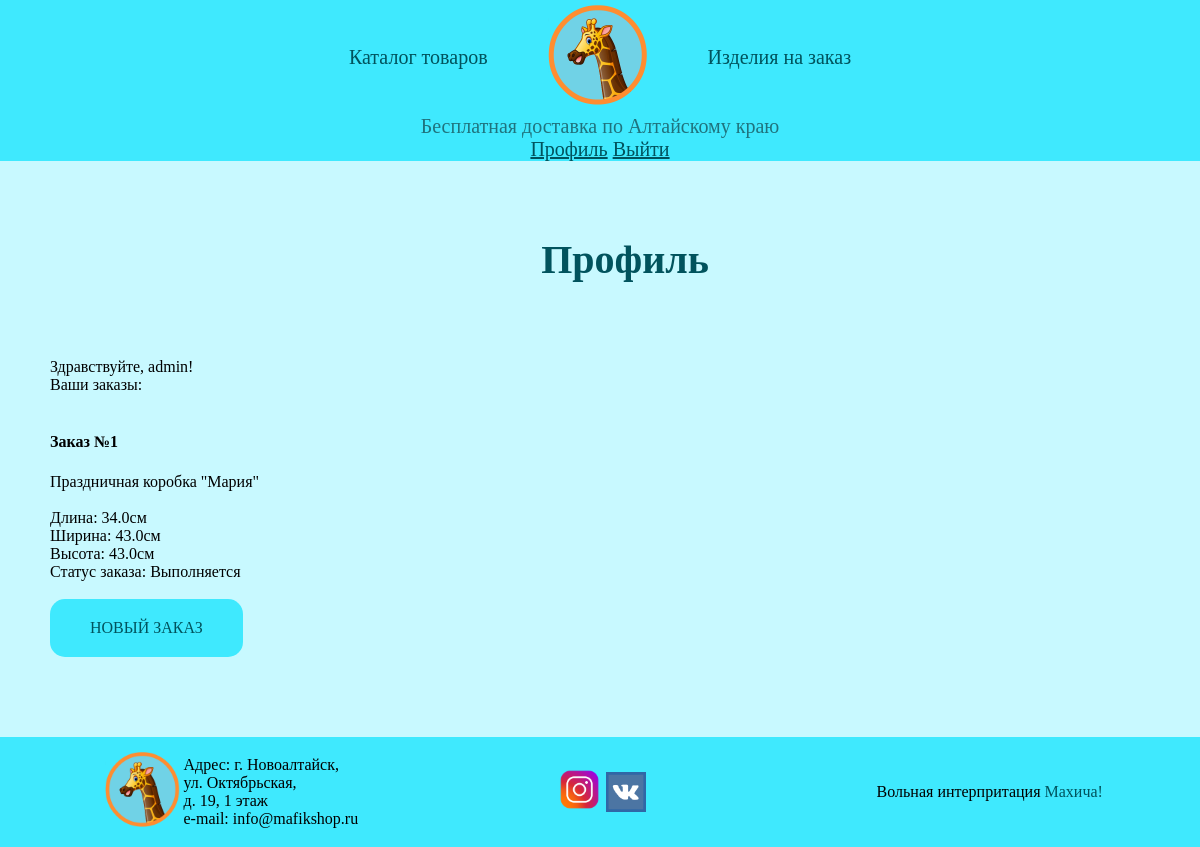
The page /girafic_app/profile/ (signed in) on the database its author committed.
### girafic_app/models.py (models this page shows, shortened)
class Order(models.Model):
    user = models.ForeignKey(User, on_delete=models.SET_NULL, verbose_name='Пользователь', null=True, related_name='order')
    ready = models.BooleanField(verbose_name='выполнен', default=False, blank=True)
    def __str__(self):
        return 'Заказ №'+str(self.id)
    class Meta:
        verbose_name = 'Заказ'
        verbose_name_plural = 'Заказы'

class BoxOrder(models.Model):
    order = models.OneToOneField(Order, on_delete=models.SET_NULL, verbose_name='Заказ', related_name='order_with_box', null=True)
    lenght = models.FloatField(verbose_name='Длина, см', blank=True)
    width = models.FloatField(verbose_name='Ширина, см', blank=True)
    height = models.FloatField(verbose_name='Высота, см', blank=True)
    name = models.CharField(verbose_name='Название', max_length=30, blank=True, null=True)
    class Meta:
        verbose_name = 'Заказ коробок'
        verbose_name_plural = 'Заказы коробок'

### girafic_app/views.py (the view)
# urls.py: path('profile/', views.profile, name='profile')
@login_required(login_url='login')
def profile(request):
    user = request.user
    orders = user.order.all()
    return render(request, 'profile.html', {'user': user, 'orders': orders})

### templates/profile.html (shortened to what this page needs)
{% extends 'base.html' %}
{% load static %}
{% block body_block %}
    <main style="margin-left: 50px">
        <h2 align="center">Профиль</h2>
        Здравствуйте, {{ user }}!<br>
        {% if orders %}
            Ваши заказы:<br><br>
            {% for order in orders %}
                <h4>{{ order }}</h4>
                    {% if order.order_with_box %}
                        {% if order.order_with_box.name %}
                            {{ order.order_with_box.name }}<br><br>
                        {% endif %}
                            <div>
                                Длина: {{ order.order_with_box.lenght }}см<br>
                                Ширина: {{ order.order_with_box.width }}см<br>
                                Высота: {{ order.order_with_box.height }}см<br>
                            </div>
                    {% endif %}
                Статус заказа: {% if order.ready %} Выполнен {% else %} Выполняется {% endif %}
            {% endfor %}
            <br><br><a class="button" href="{% url 'form' %}">Новый заказ</a>
        {% else %}
            У вас еще нет заказов<br><br>
            <a class="button" href="{% url 'form' %}">Сделать первый заказ</a>
        {% endif %}
    </main>
{% endblock %}

### static/css/style.css (style rules this page uses)
body { background-color: #c8f9ff; font-family: Century Gothic; width: 1200px; margin: 0 auto; }
.button { display: inline-block; background-color: #3fe9fe; border-radius: 15px; text-align: center; vertical-align: middle; text-transform: uppercase; text-decoration: none; border: none; margin: 0; padding: 20px 40px; }
a { color: #01535d; }
h2 { color: #01535d; font-size: 40px; margin: 75px 0; }

### rows shown on the page
Order: id "Заказ №1", order_with_box.name "Праздничная коробка \"Мария\"", order_with_box.lenght "34.0", order_with_box.width "43.0", order_with_box.height "43.0", ready "Выполняется"

### other values the page prints
{{ user }} "admin"
